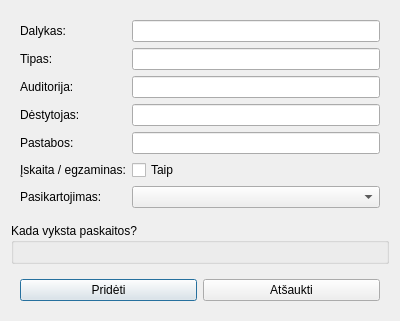
<?xml version="1.0" encoding="UTF-8"?>
<ui version="4.0">
 <class>GlobalSubjectDialog</class>
 <widget class="QDialog" name="GlobalSubjectDialog">
  <property name="geometry">
   <rect>
    <x>0</x>
    <y>0</y>
    <width>400</width>
    <height>300</height>
   </rect>
  </property>
  <property name="windowTitle">
   <string>Naujas dalykas</string>
  </property>
  <layout class="QVBoxLayout" name="verticalLayout">
   <item>
    <widget class="QWidget" name="widget_2" native="true">
     <layout class="QVBoxLayout" name="verticalLayout_2">
      <item>
       <layout class="QFormLayout" name="formLayout">
        <item row="5" column="0">
         <widget class="QLabel" name="label">
          <property name="text">
           <string>Įskaita / egzaminas:</string>
          </property>
         </widget>
        </item>
        <item row="3" column="0">
         <widget class="QLabel" name="label_2">
          <property name="text">
           <string>Dėstytojas:</string>
          </property>
         </widget>
        </item>
        <item row="2" column="0">
         <widget class="QLabel" name="label_3">
          <property name="text">
           <string>Auditorija:</string>
          </property>
         </widget>
        </item>
        <item row="1" column="0">
         <widget class="QLabel" name="label_4">
          <property name="text">
           <string>Tipas:</string>
          </property>
         </widget>
        </item>
        <item row="0" column="0">
         <widget class="QLabel" name="label_5">
          <property name="text">
           <string>Dalykas:</string>
          </property>
         </widget>
        </item>
        <item row="4" column="0">
         <widget class="QLabel" name="label_6">
          <property name="text">
           <string>Pastabos:</string>
          </property>
         </widget>
        </item>
        <item row="6" column="0">
         <widget class="QLabel" name="label_7">
          <property name="text">
           <string>Pasikartojimas:</string>
          </property>
         </widget>
        </item>
        <item row="0" column="1">
         <widget class="QLineEdit" name="subjectEdit"/>
        </item>
        <item row="1" column="1">
         <widget class="QLineEdit" name="typeEdit"/>
        </item>
        <item row="2" column="1">
         <widget class="QLineEdit" name="roomEdit"/>
        </item>
        <item row="3" column="1">
         <widget class="QLineEdit" name="teacherEdit"/>
        </item>
        <item row="4" column="1">
         <widget class="QLineEdit" name="notesEdit"/>
        </item>
        <item row="5" column="1">
         <widget class="QCheckBox" name="examCheckBox">
          <property name="text">
           <string>Taip</string>
          </property>
         </widget>
        </item>
        <item row="6" column="1">
         <widget class="QComboBox" name="repeatCombo"/>
        </item>
       </layout>
      </item>
     </layout>
    </widget>
   </item>
   <item>
    <widget class="QGroupBox" name="groupBoxSchedule">
     <property name="title">
      <string>Kada vyksta paskaitos?</string>
     </property>
     <layout class="QVBoxLayout" name="verticalLayout_3">
      <item>
       <layout class="QGridLayout" name="gridLayoutLessons"/>
      </item>
     </layout>
    </widget>
   </item>
   <item>
    <widget class="QWidget" name="widget" native="true">
     <layout class="QHBoxLayout" name="horizontalLayout">
      <item>
       <widget class="QPushButton" name="buttonOk">
        <property name="text">
         <string>Pridėti</string>
        </property>
       </widget>
      </item>
      <item>
       <widget class="QPushButton" name="buttonCancel">
        <property name="text">
         <string>Atšaukti</string>
        </property>
       </widget>
      </item>
     </layout>
    </widget>
   </item>
  </layout>
 </widget>
 <resources/>
 <connections/>
</ui>
